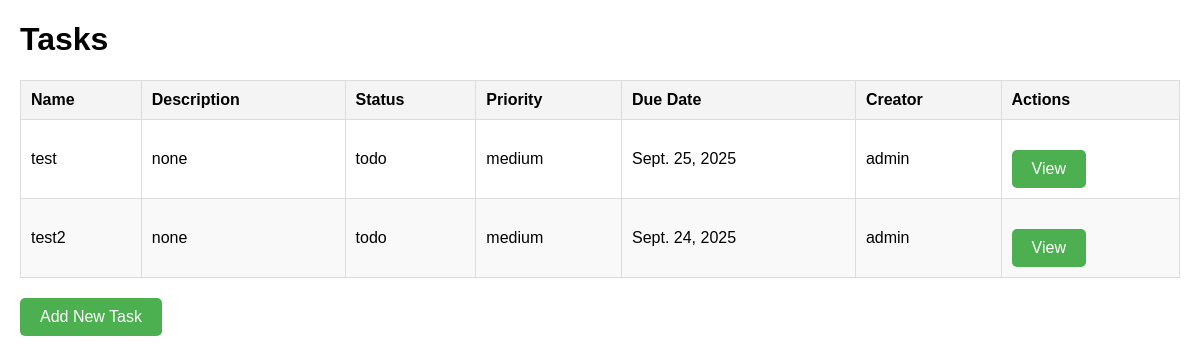
Before: / with the older database file.
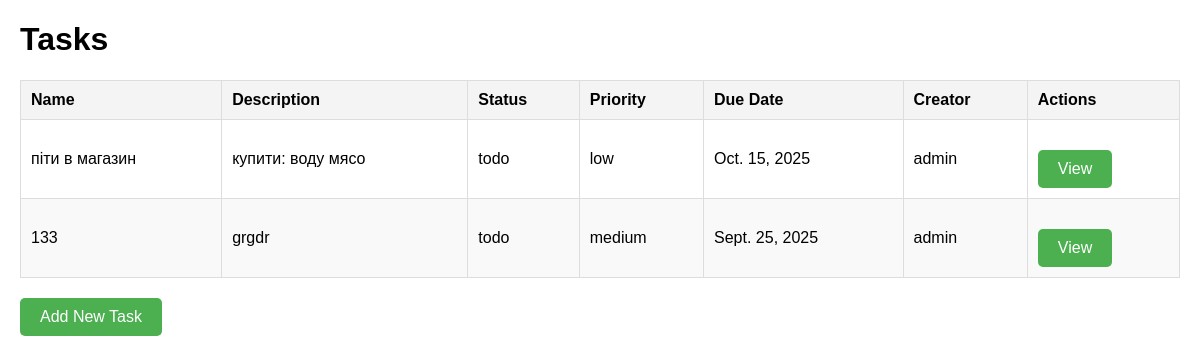
After: the same page with the newer database file.
### traker_app/models.py (models this page shows)
class Task(models.Model):
    name = models.CharField(max_length=100)
    description = models.TextField()
    status = models.CharField(max_length=100, choices=[('todo', 'To do'), ('inwork', 'In work'), ('done', 'Done')], default='todo')
    priority = models.CharField(max_length=100, choices=[('low', 'Low'), ('medium', 'Medium'), ('high', 'High')], default='medium')
    date_limit = models.DateField(null=True, blank=True)
    creator = models.ForeignKey(User, on_delete=models.DO_NOTHING, related_name='tasks')

### traker_app/views.py (the view)
# urls.py: path('', views.TaskListView.as_view(), name='home'),
class TaskListView(ListView):
    model = Task
    template_name = "traker_app/task_list.html"
    context_object_name = "task_list"

### templates/traker_app/task_list.html (shortened to what this page needs)
{% extends 'base.html' %}
{% block content %}
<html lang="en">
<head>
</head>
<body>
<h1>Tasks</h1>
{% if task_list %}
    <table>
        <thead>
            <tr>
                <th>Name</th>
                <th>Description</th>
                <th>Status</th>
                <th>Priority</th>
                <th>Due Date</th>
                <th>Creator</th>
                <th>Actions</th>
            </tr>
        </thead>
        <tbody>
            {% for task in task_list %}
                <tr>
                    <td>{{ task.name }}</td>
                    <td>{{ task.description }}</td>
                    <td>{{ task.status }}</td>
                    <td>{{ task.priority }}</td>
                    <td>{{ task.date_limit }}</td>
                    <td>{{ task.creator.username }}</td>
                    <td>
                        <a href="{% url 'task_detail' task.pk %}">View</a>
                    </td>
                </tr>
            {% endfor %}
        </tbody>
    </table>
{% else %}
    <p>No tasks available.</p>
{% endif %}
<a href="{% url 'add_task' %}">Add New Task</a>
</body>
</html>
{% endblock %}

### templates/base.html (shortened to what this page needs)
<!DOCTYPE html>
<html lang="en">
<head>
</head>
<body>
    {% block content %}{% endblock %}
</body>
</html>

### templates/traker_app/task_list.html (style rules this page uses)
body { font-family: Arial, sans-serif; margin: 20px; }
table { width: 100%; border-collapse: collapse; margin-top: 20px; }
th, td { padding: 10px; text-align: left; border: 1px solid #ddd; }
th { background-color: #f4f4f4; }
tr:nth-child(even) { background-color: #f9f9f9; }
a { margin-top: 20px; display: inline-block; text-decoration: none; padding: 10px 20px; background-color: #4CAF50; color: white; border-radius: 5px; }

Changed rows visible on the page:
removed Task: name "test", description "none", status "todo", priority "medium", date_limit "Sept. 25, 2025", creator.username "admin"
removed Task: name "test2", description "none", status "todo", priority "medium", date_limit "Sept. 24, 2025", creator.username "admin"
added Task: name "піти в магазин", description "купити: воду мясо", status "todo", priority "low", date_limit "Oct. 15, 2025", creator.username "admin"
added Task: name "133", description "grgdr", status "todo", priority "medium", date_limit "Sept. 25, 2025", creator.username "admin"
